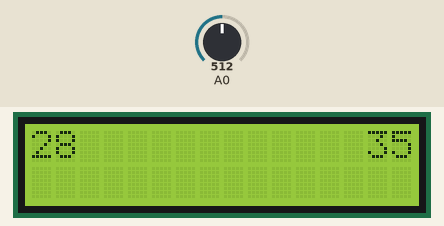
A sketch run on a simulated Arduino Uno, built with avr-gcc and run on an emulated ATmega328P. Parts: 16×2 character LCD. The inputs (shaded band) are chosen by the test bench; at power-on: A0 = 512. What the sketch prints to the serial monitor is not drawn.

Above: at 0.1 s.

The sketch:

COMP444_4B_temperatureSensor_Bargraph.ino
```cpp
#include <LiquidCrystal.h>
LiquidCrystal lcd(13, 12, 11, 10, 9, 8);

float voltage = 0;
float degreesC = 0;
float degreesF = 0;

void setup() {

  lcd.begin(16, 2);
  lcd.clear();
  Serial.begin(9600);
}

void loop() {
  voltage = analogRead(A0) * 0.004882813;
  degreesC = (voltage - 0.5) * 100.0;
  degreesF = degreesC * (9.0 / 5.0) + 32.0;

  Serial.println(degreesC);

  lcd.setCursor(0, 0);
  lcd.print(28);

  lcd.setCursor(14, 0);
  lcd.print(35);

  if (degreesC > 28) {
    lcd.setCursor(0, 1);
    lcd.write(255);  // full segment
    lcd.setCursor(1, 1);
    lcd.write(255);  // full segment
  }
  if (degreesC > 29) {
    lcd.setCursor(2, 1);
    lcd.write(255);  // full segment
    lcd.setCursor(3, 1);
    lcd.write(255);  // full segment
  }
  if (degreesC > 30) {
    lcd.setCursor(4, 1);
    lcd.write(255);  // full segment
    lcd.setCursor(5, 1);
    lcd.write(255);  // full segment
  }
  if (degreesC > 31) {
    lcd.setCursor(6, 1);
    lcd.write(255);  // full segment
    lcd.setCursor(7, 1);
    lcd.write(255);  // full segment
  }
  if (degreesC > 32) {
    lcd.setCursor(8, 1);
    lcd.write(255);  // full segment
    lcd.setCursor(9, 1);
    lcd.write(255);  // full segment
  }
  if (degreesC > 33) {
    lcd.setCursor(10, 1);
    lcd.write(255);  // full segment
    lcd.setCursor(11, 1);
    lcd.write(255);  // full segment
  }
  if (degreesC > 34) {
    lcd.setCursor(12, 1);
    lcd.write(255);  // full segment
    lcd.setCursor(13, 1);
    lcd.write(255);  // full segment
  }
  if (degreesC > 35) {
    lcd.setCursor(14, 1);
    lcd.write(255);  // full segment
    lcd.setCursor(15, 1);
    lcd.write(255);  // full segment
  }
  if(degreesC < 28){
    lcd.setCursor(0, 1);
    lcd.write("                ");  // clear bottom row only
  }
  if(degreesC > 36){
    lcd.setCursor(0, 1);
    lcd.write("                ");  // clear bottom row only
  }

  delay(1000);
  lcd.clear();
}
```
